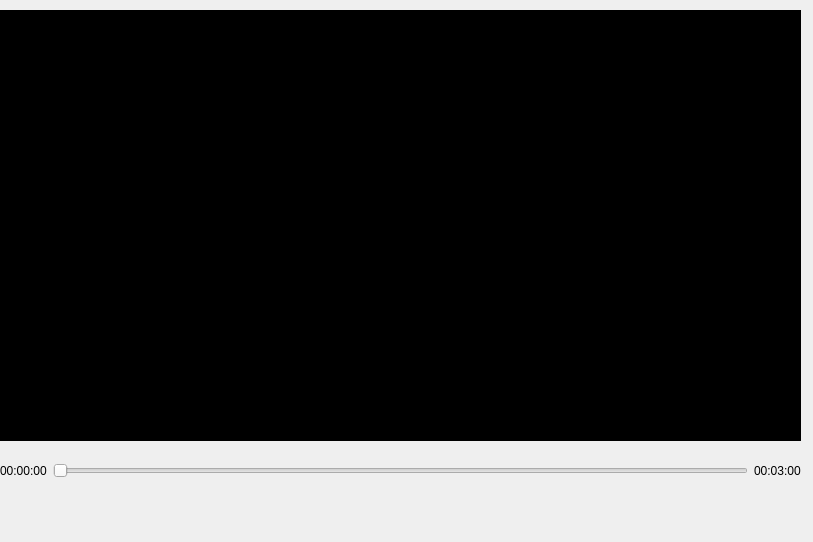
<?xml version="1.0" encoding="UTF-8"?>
<ui version="4.0">
 <class>PlayerDialog</class>
 <widget class="QDialog" name="PlayerDialog">
  <property name="geometry">
   <rect>
    <x>0</x>
    <y>0</y>
    <width>813</width>
    <height>542</height>
   </rect>
  </property>
  <property name="windowTitle">
   <string>PlayerDialog</string>
  </property>
  <widget class="QWidget" name="widget" native="true">
   <property name="geometry">
    <rect>
     <x>0</x>
     <y>10</y>
     <width>801</width>
     <height>431</height>
    </rect>
   </property>
   <property name="styleSheet">
    <string notr="true">background-color: rgb(0, 0, 0);</string>
   </property>
   <layout class="QVBoxLayout" name="verticalLayout">
    <item>
     <widget class="MyOpenGLWidget" name="wdg_show" native="true"/>
    </item>
   </layout>
  </widget>
  <widget class="QWidget" name="layoutWidget">
   <property name="geometry">
    <rect>
     <x>0</x>
     <y>450</y>
     <width>801</width>
     <height>41</height>
    </rect>
   </property>
   <layout class="QHBoxLayout" name="horizontalLayout">
    <item>
     <widget class="QLabel" name="lb_currtime">
      <property name="text">
       <string>00:00:00</string>
      </property>
     </widget>
    </item>
    <item>
     <widget class="QSlider" name="horizontalSlider">
      <property name="orientation">
       <enum>Qt::Horizontal</enum>
      </property>
     </widget>
    </item>
    <item>
     <widget class="QLabel" name="lb_totaltime">
      <property name="text">
       <string>00:03:00</string>
      </property>
     </widget>
    </item>
   </layout>
  </widget>
  <widget class="QWidget" name="layoutWidget">
   <property name="geometry">
    <rect>
     <x>0</x>
     <y>490</y>
     <width>671</width>
     <height>52</height>
    </rect>
   </property>
   <layout class="QHBoxLayout" name="horizontalLayout_2">
    <item>
     <widget class="QPushButton" name="pb_start">
      <property name="enabled">
       <bool>true</bool>
      </property>
      <property name="minimumSize">
       <size>
        <width>50</width>
        <height>50</height>
       </size>
      </property>
      <property name="maximumSize">
       <size>
        <width>50</width>
        <height>50</height>
       </size>
      </property>
      <property name="text">
       <string/>
      </property>
      <property name="icon">
       <iconset resource="../ClassNeed/images/images/soure.qrc">
        <normaloff>:/open_focus.png</normaloff>:/open_focus.png</iconset>
      </property>
      <property name="autoDefault">
       <bool>true</bool>
      </property>
      <property name="flat">
       <bool>true</bool>
      </property>
     </widget>
    </item>
    <item>
     <widget class="QPushButton" name="pb_resume">
      <property name="minimumSize">
       <size>
        <width>50</width>
        <height>50</height>
       </size>
      </property>
      <property name="maximumSize">
       <size>
        <width>50</width>
        <height>50</height>
       </size>
      </property>
      <property name="text">
       <string/>
      </property>
      <property name="icon">
       <iconset resource="../ClassNeed/images/images/soure.qrc">
        <normaloff>:/start_black.png</normaloff>:/start_black.png</iconset>
      </property>
      <property name="flat">
       <bool>true</bool>
      </property>
     </widget>
    </item>
    <item>
     <widget class="QPushButton" name="pb_pause">
      <property name="minimumSize">
       <size>
        <width>50</width>
        <height>50</height>
       </size>
      </property>
      <property name="maximumSize">
       <size>
        <width>50</width>
        <height>50</height>
       </size>
      </property>
      <property name="text">
       <string/>
      </property>
      <property name="icon">
       <iconset resource="../ClassNeed/images/images/soure.qrc">
        <normaloff>:/pause_black.png</normaloff>:/pause_black.png</iconset>
      </property>
      <property name="flat">
       <bool>true</bool>
      </property>
     </widget>
    </item>
    <item>
     <widget class="QPushButton" name="pb_stop">
      <property name="minimumSize">
       <size>
        <width>50</width>
        <height>50</height>
       </size>
      </property>
      <property name="maximumSize">
       <size>
        <width>50</width>
        <height>50</height>
       </size>
      </property>
      <property name="text">
       <string/>
      </property>
      <property name="icon">
       <iconset resource="../ClassNeed/images/images/soure.qrc">
        <normaloff>:/stop_black.png</normaloff>:/stop_black.png</iconset>
      </property>
      <property name="flat">
       <bool>true</bool>
      </property>
     </widget>
    </item>
    <item>
     <spacer name="horizontalSpacer">
      <property name="orientation">
       <enum>Qt::Horizontal</enum>
      </property>
      <property name="sizeHint" stdset="0">
       <size>
        <width>368</width>
        <height>20</height>
       </size>
      </property>
     </spacer>
    </item>
   </layout>
  </widget>
  <widget class="QPushButton" name="pushButton">
   <property name="geometry">
    <rect>
     <x>750</x>
     <y>490</y>
     <width>50</width>
     <height>50</height>
    </rect>
   </property>
   <property name="minimumSize">
    <size>
     <width>50</width>
     <height>50</height>
    </size>
   </property>
   <property name="maximumSize">
    <size>
     <width>50</width>
     <height>50</height>
    </size>
   </property>
   <property name="text">
    <string/>
   </property>
   <property name="icon">
    <iconset resource="../ClassNeed/images/images/soure.qrc">
     <normaloff>:/color.png</normaloff>:/color.png</iconset>
   </property>
   <property name="flat">
    <bool>true</bool>
   </property>
  </widget>
 </widget>
 <customwidgets>
  <customwidget>
   <class>MyOpenGLWidget</class>
   <extends>QWidget</extends>
   <header location="global">myopenglwidget.h</header>
   <container>1</container>
  </customwidget>
 </customwidgets>
 <resources>
  <include location="../ClassNeed/images/images/soure.qrc"/>
  <include location="../ClassNeed/images/images/soure.qrc"/>
 </resources>
 <connections/>
</ui>
